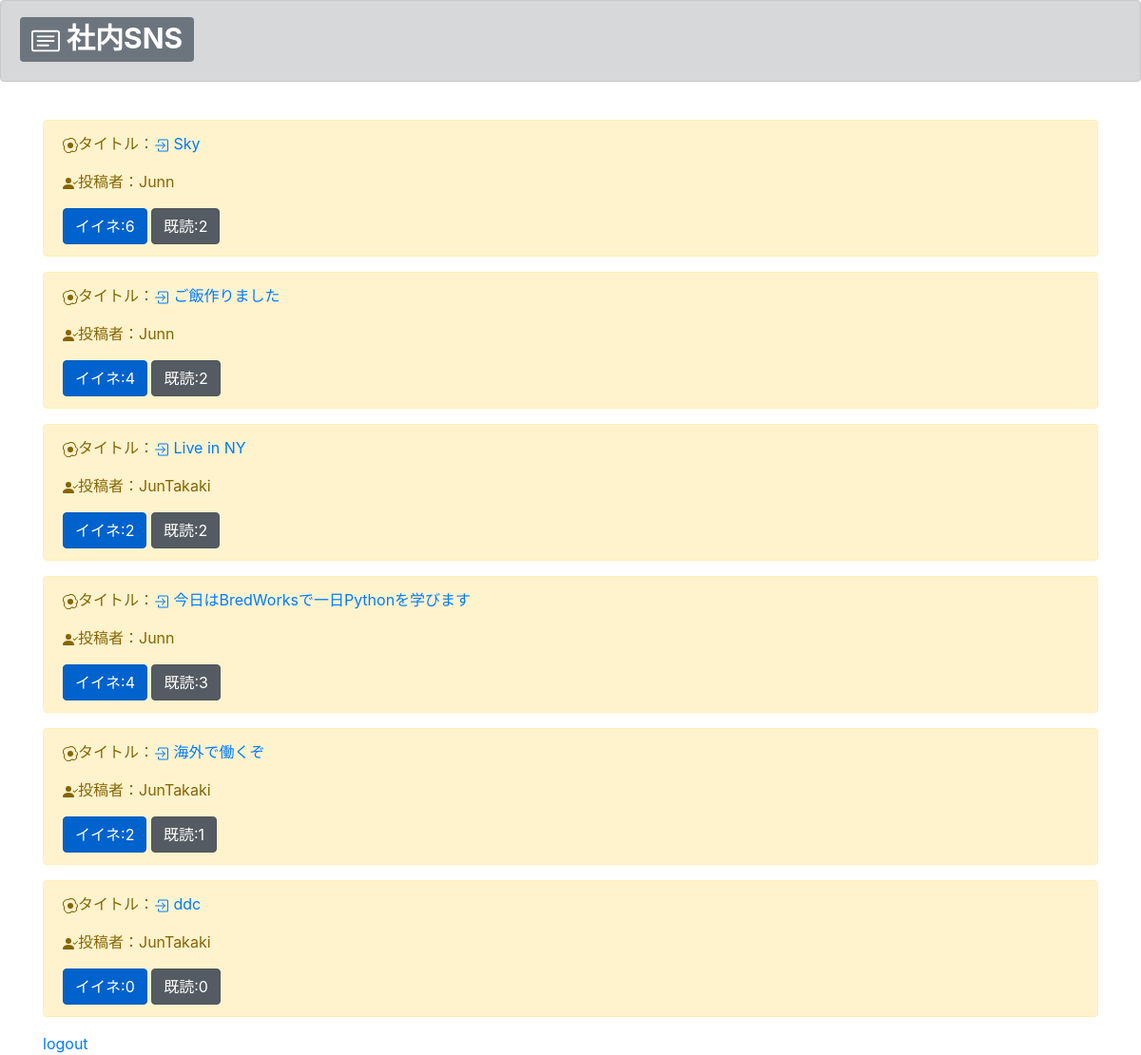
The app's page /list/ (signed in) with its own data.
### boardapp/models.py (models this page shows, shortened)
class BoardModel(models.Model):
    title = models.CharField(max_length=100)
    content = models.TextField()
    author = models.CharField(max_length=100)
    images = models.ImageField(upload_to='')
    like = models.IntegerField(null=True, blank=True, default=0)
    read = models.IntegerField(null=True, blank=True, default=0)
    readtext = models.CharField(max_length=200, null=True, blank=True, default='a')

### boardapp/views.py (the view)
# urls.py: path('list/', listfunc, name='list'),
@login_required
def listfunc(request):
    object_list = BoardModel.objects.all()
    return render(request, 'list.html', {'object_list': object_list})

### templates/list.html (shortened to what this page needs)
{% extends 'base.html' %}
{% block header %}
    <div class="alert alert-dark" role="alert">
    <h1><span class="badge badge-secondary"> 社内SNS</span></h1>
    </div>
{% endblock header %}
{% block content %}
　　<div class='container'>
        {% for item in object_list %}
        <div class="alert alert-warning" role="alert">
            <p>タイトル：<a href="{% url "detail" item.pk %}"> {{ item.title}}</a></p>
            <p>投稿者：{{item.author}}</p>
            <a href="#" class="btn btn-primary active" role="button" aria-pressed="true">イイネ:{{item.like}}</a>
            <a href="#" class="btn btn-secondary active" role="button" aria-pressed="true">既読:{{item.read}}</a>
        </div>
        {% endfor%}
        <a href="{% url "logout" %}">logout</a>
    </div>
{% endblock content %}

### templates/base.html (shortened to what this page needs)
<!doctype html>
<html lang="en">
  <head>
    <link rel="stylesheet" href="https://stackpath.bootstrapcdn.com/bootstrap/4.4.1/css/bootstrap.min.css">
  </head>
  <body>
    {% block header %}
    {% endblock header %}
    {% block content %}
    {% endblock content %}
  </body>
</html>

### records on screen
BoardModel: title "Sky", author "Junn", like "6", read "2"
BoardModel: title "ご飯作りました", author "Junn", like "4", read "2"
BoardModel: title "Live in NY", author "JunTakaki", like "2", read "2"
BoardModel: title "今日はBredWorksで一日Pythonを学びます", author "Junn", like "4", read "3"
BoardModel: title "海外で働くぞ", author "JunTakaki", like "2", read "1"
BoardModel: title "ddc", author "JunTakaki", like "0", read "0"
